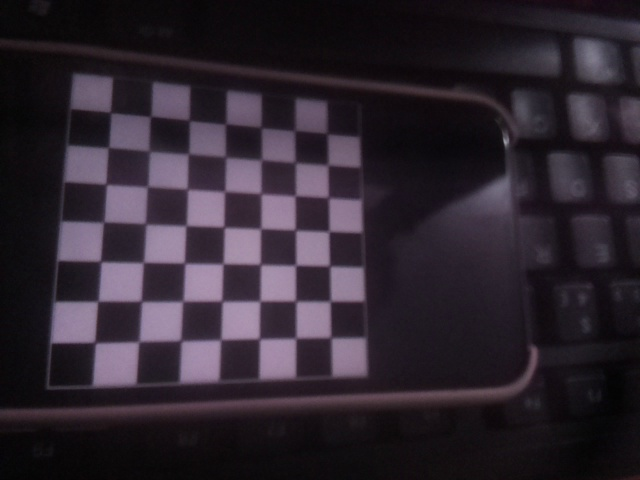
#> input picture VoteDetection/chess_images/178.jpg, 640 x 480 px
$ python real_time_test.py
#> lines starting #> are read from the running program, lines starting #| are printed output that depends on the picture; after the words box and inside, x2 and y2 are one past the last pixel; in counts of white or black regions, pixels touching at a corner belong together
### VoteDetection/src/camera_calibration.py
import numpy as np
import cv2 as cv
import glob


class CameraCalibrator:

    IMAGES_PATH = '/home/rafh/git/utfpr/raspController/VoteDetection/chess_images/*.jpg'
    matrix = None
    distortion = None

    def __init__(self):
        pass

    def calibrate(self):
        criteria = (cv.TERM_CRITERIA_EPS + cv.TERM_CRITERIA_MAX_ITER, 30, 0.001)
        # prepare object points, like (0,0,0), (1,0,0), (2,0,0) ....,(6,5,0)
        objp = np.zeros((6*7, 3), np.float32)
        objp[:, :2] = np.mgrid[0:7, 0:6].T.reshape(-1, 2)
        # Arrays to store object points and image points from all the images.
        objpoints = []  # 3d point in real world space
        imgpoints = []  # 2d points in image plane.
        images = glob.glob(self.IMAGES_PATH)
        for fname in images:
            img = cv.imread(fname)
#> img is the input picture: shape (480, 640, 3); mean B, G, R 47.4, 37.7, 46.3
            gray = cv.cvtColor(img, cv.COLOR_BGR2GRAY)
            # Find the chess board corners
            ret, corners = cv.findChessboardCorners(gray, (7, 6), None)
#> ret = True; corners = 42 rows, first 8: [107.5, 148.5], [149, 151], [188.5, 153.9], [225.5, 157], [261, 159.5], [296.3, 160.3], [328, 164.5], [106.5, 184]
            # If found, add object points, image points (after refining them)
            if ret:
                objpoints.append(objp)
                corners2 = cv.cornerSubPix(gray, corners, (11, 11), (-1, -1), criteria)
#> corners2 = 42 rows, first 8: [108.2, 147.5], [149.7, 151.3], [188.1, 153.8], [225.8, 157.1], [261, 159.8], [295.5, 162.5], [327.6, 165], [106.2, 184.4]
                imgpoints.append(corners)
                # Draw and display the corners
                cv.drawChessboardCorners(img, (7, 6), corners2, ret)
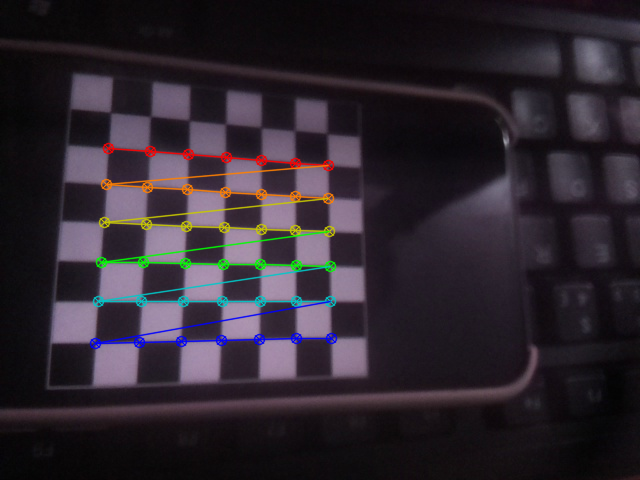
#> img: shape (480, 640, 3); 3.51% of pixels changed, all inside (x1, y1, x2, y2) = (89, 142, 338, 350)
                ret, mtx, dist, rvecs, tvecs = cv.calibrateCamera(
                    objpoints, imgpoints, gray.shape[::-1], None, None)
#> ret = 0.224; mtx = [[786.9, 0, 491], [0, 842.5, 174.4], [0, 0, 1]]; dist = [[-0.106, 0.979, -0.0114, -0.00583, -1.77]]; rvecs = ([-0.335, -0.431, -0.00904],); tvecs = ([-10.52, -0.633, 21.96],)
                self.matrix = mtx
#> self.matrix = [[786.9, 0, 491], [0, 842.5, 174.4], [0, 0, 1]]
                self.distortion = dist
#> self.distortion = [[-0.106, 0.979, -0.0114, -0.00583, -1.77]]
                self.rvecs = np.array(rvecs)
#> self.rvecs = [-0.335, -0.431, -0.00904]
                self.tvecs = np.array(tvecs)
#> self.tvecs = [-10.52, -0.633, 21.96]
#> pass 2 of the loop in calibrate, `for fname in images:`:
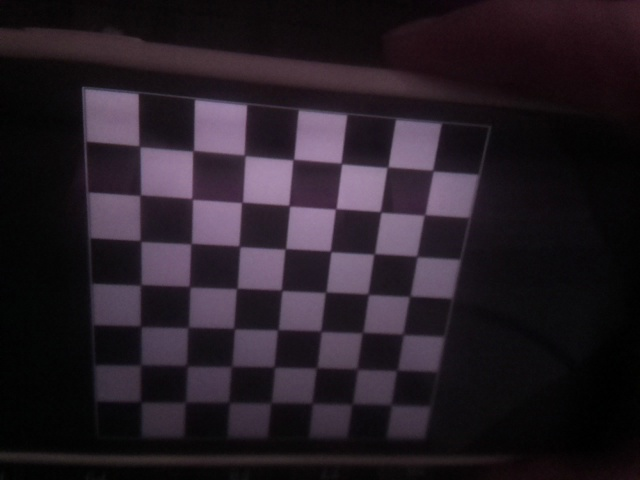
#> input picture VoteDetection/chess_images/180.jpg, 640 x 480 px
#> in calibrate, img is the input picture: shape (480, 640, 3); mean B, G, R 37.7, 29.7, 38.3
#> in calibrate, `ret, corners = cv.findChessboardCorners(gray, (7, 6), None)`: ret = True; corners = 42 rows, first 8: [398, 369], [357, 369], [317.3, 368.5], [274.4, 367], [231.5, 366.5], [186.5, 366], [140.8, 364.8], [402.5, 333.5]
#> corners2 = 42 rows, first 8: [397.2, 370.2], [356.9, 368.9], [316.8, 367.8], [274.1, 366.9], [231.8, 366.2], [186.5, 365.6], [140.8, 364.8], [402.9, 334.2]
#> in calibrate, `cv.drawChessboardCorners(img, (7, 6), corners2, ret)`:
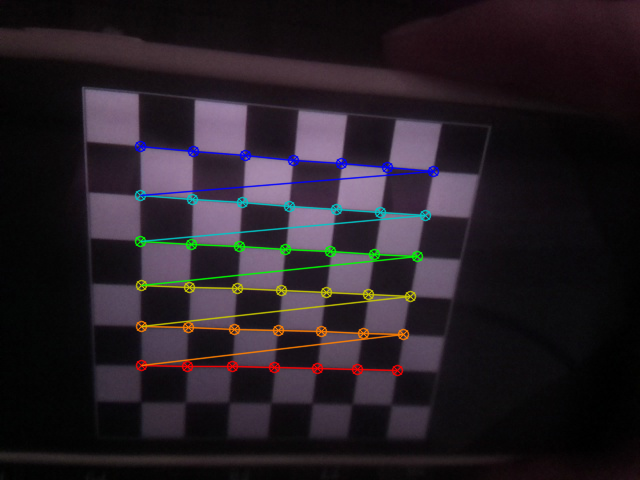
#> img: shape (480, 640, 3); 4.04% of pixels changed, all inside (x1, y1, x2, y2) = (134, 140, 440, 377)
#> in calibrate, `ret, mtx, dist, rvecs, tvecs = cv.calibrateCamera( objpoints, imgpoint..`: ret = 0.304; mtx = [[543, 0, 321.1], [0, 547.4, 228.5], [0, 0, 1]]; dist = [[0.122, 0.141, -4.73e-05, -0.0108, -1.6]]; rvecs = ([-0.203, -0.265, 0.0136], [0.188, 0.544, -3]); tvecs = ([-5.58, -2.12, 14.67], [1.87, 3.43, 13.38])
#> self.matrix = [[543, 0, 321.1], [0, 547.4, 228.5], [0, 0, 1]]
#> self.distortion = [[0.122, 0.141, -4.73e-05, -0.0108, -1.6]]
#> pass 3 of the loop in calibrate, `for fname in images:`:
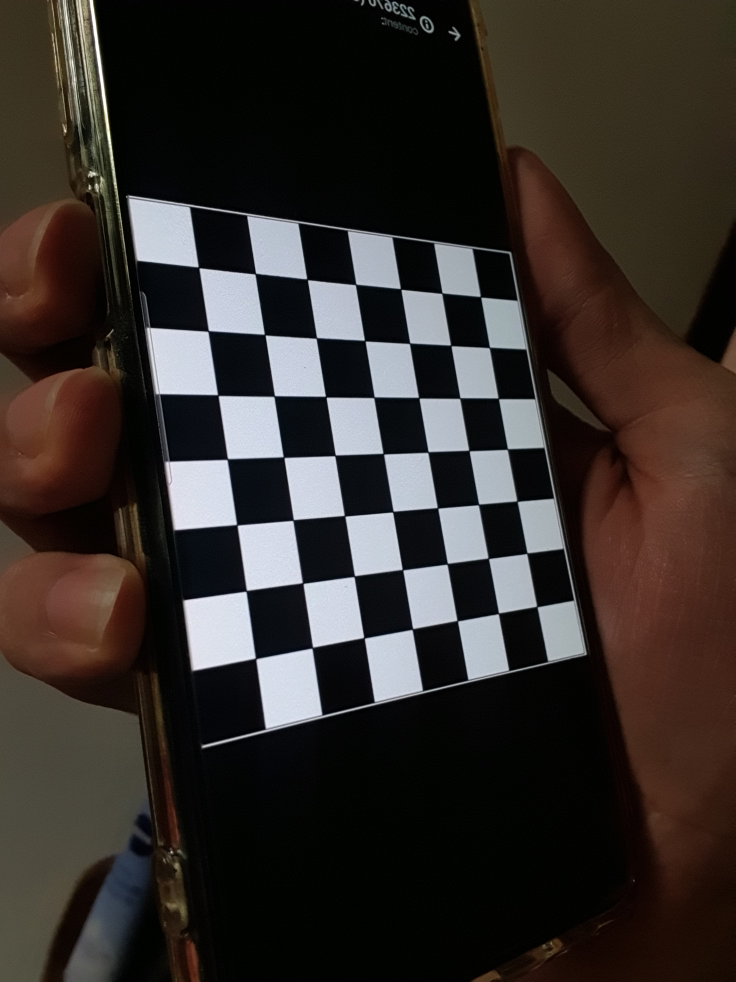
#> input picture VoteDetection/chess_images/20210808_153026.jpg, 2208 x 2944 px (shown at 1/3 size)
#> in calibrate, img is the input picture: shape (2944, 2208, 3); mean B, G, R 42.7, 46.4, 52.8
#> in calibrate, `gray = cv.cvtColor(img, cv.COLOR_BGR2GRAY)`:
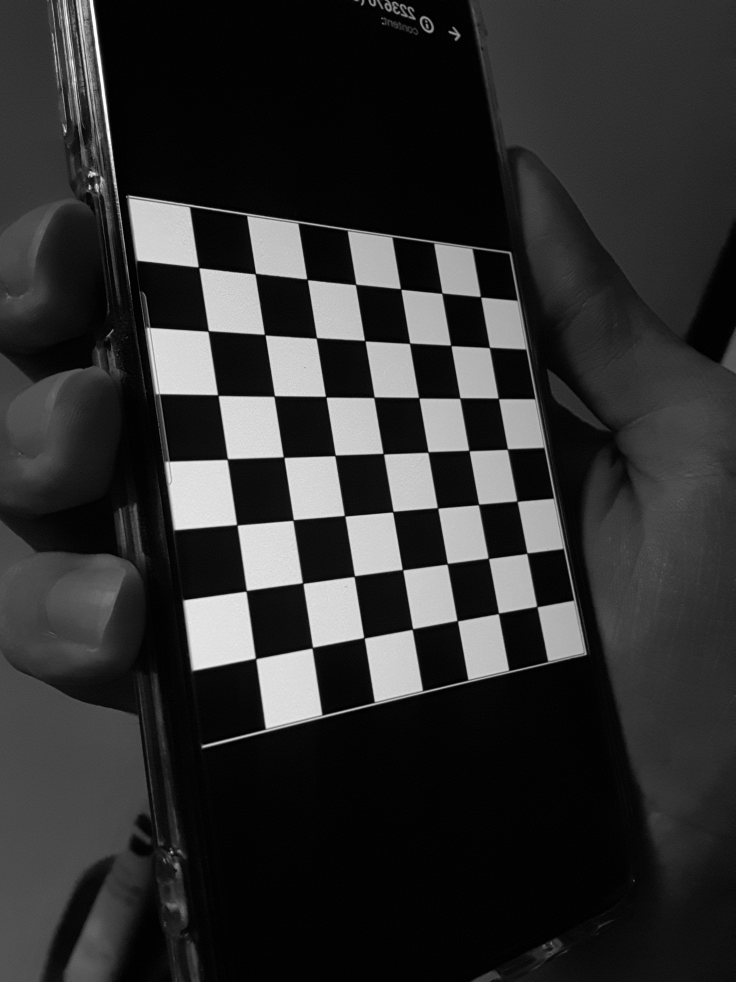
#> gray: shape (2944, 2208) (shown at 1/3 size); min 0, max 255, mean 47.9
#> in calibrate, `ret, corners = cv.findChessboardCorners(gray, (7, 6), None)`: ret = True; corners = 42 rows, first 8: [1440.5, 889.9], [1469.4, 1041.1], [1497, 1197.6], [1521, 1348.9], [1552, 1504.5], [1581, 1660], [1609.5, 1819.3], [1327.1, 878.2]
#> corners2 = 42 rows, first 8: [1442.2, 891.4], [1468.8, 1043.3], [1495.7, 1196.2], [1522.9, 1348], [1551.8, 1504.8], [1581.5, 1660.1], [1611.3, 1820.5], [1326.6, 880.4]
#> in calibrate, `ret, mtx, dist, rvecs, tvecs = cv.calibrateCamera( objpoints, imgpoint..`: ret = 2.25; mtx = [[1814.6, 0, 1563.2], [0, 2271.1, 1897], [0, 0, 1]]; dist = [[0.281, -0.302, 0.0108, 0.0463, 0.0974]]; rvecs = ([-0.229, -0.393, -0.188], [1.01, 1.84, -2.01], [-0.541, -0.244, 1.33]); tvecs = ([-41.38, -37.36, 46.05], [-29.01, -28.93, 42.42], [-1.05, -6.25, 14.4])
#> self.matrix has the same summary as mtx
#> self.distortion = [[0.281, -0.302, 0.0108, 0.0463, 0.0974]]
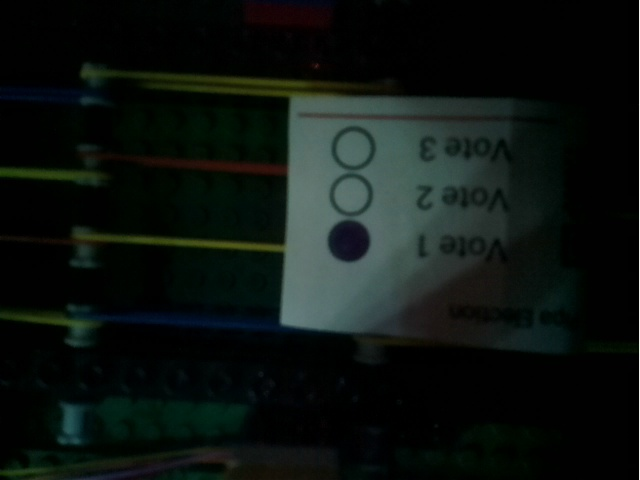
#> input picture VoteDetection/src/ibagens/agrvai.jpg, 640 x 480 px, given in place of the camera
#> further down, frame is the input picture: shape (480, 640, 3); mean B, G, R 16.6, 19.8, 13.3


# [4 lines of commented-out code are left out]

### VoteDetection/src/vote_detection_test.py
import cv2
import numpy as np
import math
from camera_calibration import CameraCalibrator


IMAGES_PATH = '/home/rafh/git/local/DetectCircle/images/'


class Marker:
    # [7 lines left out: function __init__, not called in this run]


class VoteDetector:

    vote_labels = []
    calibrator = CameraCalibrator()

    def __init__(self, vote_labels):
        self.calibrator.calibrate()
        self.vote_labels = vote_labels

    # [4 lines left out: function saveimg, not called in this run]

    def detectAruco(self, img, markerSize=4, totalMarkers=1000, draw=True):
#> called with markerSize = 4, totalMarkers = 1000, draw = True
        gray = cv2.cvtColor(img, cv2.COLOR_BGR2GRAY)
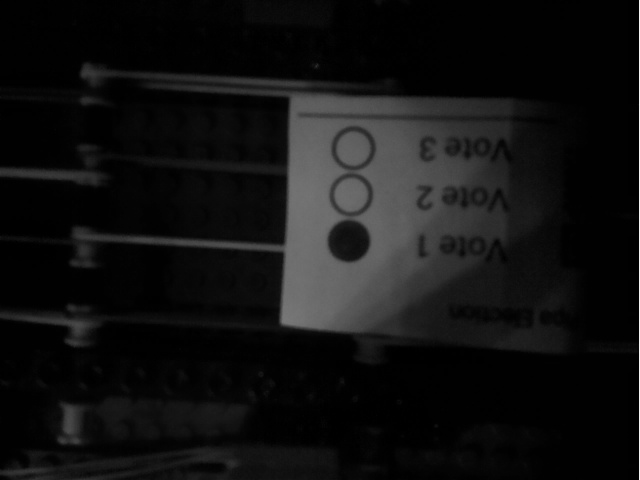
#> gray: shape (480, 640); min 0, max 247, mean 17.5
        key = getattr(cv2.aruco, f'DICT_{markerSize}X{markerSize}_{totalMarkers}')
        arucoDict = cv2.aruco.Dictionary_get(key)
        parameters = cv2.aruco.DetectorParameters_create()
        parameters.minDistanceToBorder = 5
        parameters.cornerRefinementMaxIterations = 149
        parameters.minOtsuStdDev = 4.0
        parameters.adaptiveThreshWinSizeMin = 7
        parameters.adaptiveThreshWinSizeStep = 49
        parameters.minMarkerDistanceRate = 0.014971725679291437
        parameters.maxMarkerPerimeterRate = 10.075976700411534
        parameters.minMarkerPerimeterRate = 0.2524866841549599
        parameters.polygonalApproxAccuracyRate = 0.05562707541937206
        parameters.cornerRefinementWinSize = 9
        parameters.adaptiveThreshConstant = 9.0
        parameters.adaptiveThreshWinSizeMax = 369
        parameters.minCornerDistanceRate = 0.08  # Esse que fez a magica

        (bboxs, ids, rejected) = cv2.aruco.detectMarkers(gray, arucoDict, parameters=parameters)
#> bboxs = (); ids = None; rejected = ([[109, 339], [220, 249], [513, 354], [272, 443]], [[136, 170], [283, 174], [282, 242], [138, 232]], [[348, 126], [375, 143], [354, 215], [329, 198]])
#> in executeDetectVotes, `arucofound, aruco_image = self.detectAruco(img)`: arucofound = 0 contours

        markers = []

        return_image = img

        if bboxs:

            for bbox, id in zip(bboxs, ids):
                rvec, tvec, _ = cv2.aruco.estimatePoseSingleMarkers(
                    bboxs, markerSize, self.calibrator.matrix, self.calibrator.distortion)
                # print(rvec, tvec)
                try:
                    rmat = cv2.Rodrigues(rvec)[0]
                    # print(rmat)
                    rotation = self.rotationMatrixToEulerAngles(rmat)
                    markers.append(Marker(bbox, id, rvec, tvec, rmat, rotation))
                except Exception:
                    pass

            if draw:
                return_image = cv2.aruco.drawDetectedMarkers(img.copy(), bboxs)
                for marker in markers:
                    print(marker.id[0])

                    # cv2.aruco.drawAxis(return_image, self.calibrator.matrix,
                    #                    self.calibrator.distortion, marker.rvec, marker.tvec, 1)
                    print(marker.rotation)
                    if abs(marker.rotation[2]) >= 10:
                        return_image = self.rotate_image(return_image, marker.rotation[2])

        return [bboxs, ids], return_image

    # [12 lines left out: functions rotate_image, isRotationMatrix, not called in this run]

    def eulerToDegree(self, euler):
        pi = 22.0/7.0
        return ((euler) / (2 * pi)) * 360

    # [22 lines left out: function rotationMatrixToEulerAngles, not called in this run]

    def detectMarkedCircles(self, img, circles):
        marked_circles = list()
        centroids = list()
        black = None

        if circles is not None and len(circles) != 0:
            for circle in circles[0]:
                (x, y, r) = circle
                x = int(x)
                y = int(y)
                r = int(r)

                result = img[(y-r):(y+(r)), (x-r):(x+(r))]
                colors, count = np.unique(
                    result.reshape(-1, result.shape[-1]), axis=0, return_counts=True)
                if len(count):
                    black = list(colors[count.argmax()]) <= list([150, 150, 150])

                if black:
                    marked_circles.append(1)
                    centroids.append([x, y])
                else:
                    marked_circles.append(0)
                    centroids.append([x, y])

        return marked_circles, centroids

    def drawCircles(self, img, circles):
        output = img.copy()
        if circles is not None and len(circles) != 0:
            detected_circles = np.uint16(np.around(circles))
            for (x, y, r) in detected_circles[0, :]:
                x = int(x)
                y = int(y)
                r = int(r)
                cv2.circle(output, (x, y), r, (0, 255, 255), 1)
                cv2.circle(output, (x, y), 2, (0, 255, 255), 1)
        return output

    def detectCircles(self, img):
        grayed = cv2.cvtColor(img, cv2.COLOR_BGR2GRAY)
        blurried = cv2.medianBlur(grayed, 5)
        circles = cv2.HoughCircles(blurried, cv2.HOUGH_GRADIENT, 1, 30,
                                   param1=50, param2=30, minRadius=30, maxRadius=50)
#> circles = None

        return circles

    # [16 lines left out: function detectVote, not called in this run]

    def executeDetectVotes(self, img):

        arucofound, aruco_image = self.detectAruco(img)
        circles = self.detectCircles(aruco_image)

        if circles is not None and len(circles[0]) != len(self.vote_labels):
            return img, None

        return_image = self.drawCircles(aruco_image, circles)
        marked_circles, centroids = self.detectMarkedCircles(aruco_image, circles)
#> marked_circles = []; centroids = []

        if marked_circles.count(1) != 1:
            return return_image, None

        valid_vote = self.detectVote(marked_circles, centroids)

        try:
            position = (100, 50)
            cv2.putText(
                return_image,  # numpy array on which text is written
                valid_vote,  # text
                position,  # position at which writing has to start
                cv2.FONT_HERSHEY_SIMPLEX,  # font family
                1,  # font size
                (0, 255, 0, 255),  # font color
                2)  # font stroke

            return return_image, valid_vote
        except Exception as e:
            print(e)
            pass

        return return_image, None

### VoteDetection/src/qr_code.py
class QrCodeManager:

    def __init__(self):
        pass

    # [22 lines left out: functions generateQrCode, readQrCode, not called in this run]

### VoteDetection/src/real_time_test.py
import cv2
from vote_detection_test import VoteDetector
from qr_code import QrCodeManager

# frame = cv2.imread('/home/rafh/git/local/DetectCircle/src/ballotAR.png')
# frame = cv2.imread('/home/rafh/git/local/DetectCircle/src/hue2.png')
vote_labels = ['Vote3', 'Vote2', 'Vote1']


def getMode(lst):
    return max(set(lst), key=lst.count)


vote_detector = VoteDetector(vote_labels)
qr_code_manager = QrCodeManager()

valid_votes = []
while True:
    cap = cv2.VideoCapture(0)
    ret, frame = cap.read()

    img, vote = vote_detector.executeDetectVotes(frame)

    # [10 lines of commented-out code are left out]

    arucofound, return_image = vote_detector.detectAruco(frame)
#> arucofound = 0 contours
    # [10 lines of commented-out code are left out]

    cv2.imshow('Pipa - Circle Detection', return_image)
    cap.release()
    if cv2.waitKey(1) == ord('q'):
#> (key q is pressed here)
        break

cv2.destroyAllWindows()
